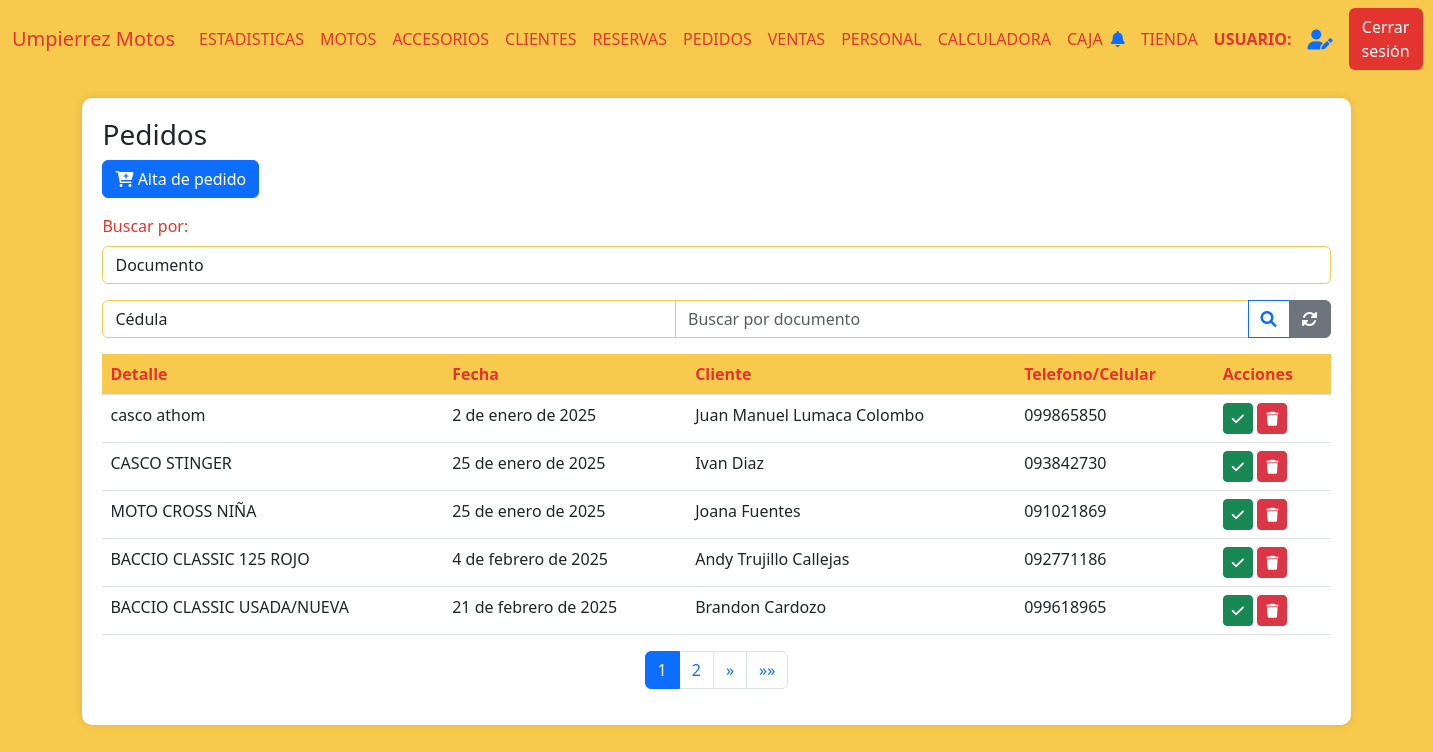
The app's page /pedidos with its own data.
### AppUM/models.py (models this page shows)
class Pedidos(models.Model):
    detalle = models.CharField(max_length=200)
    fecha = models.DateField()
    cliente = models.ForeignKey(Cliente, related_name='pedido_cliente', on_delete=models.CASCADE)

class ClienteTelefono(models.Model):
    cliente = models.ForeignKey(Cliente, related_name='cliente_telefono', on_delete=models.CASCADE, null=True)
    telefono = models.CharField(max_length=10)
    principal = models.BooleanField(default=True)

### AppUM/views.py (the view)
# urls.py: path('pedidos', views.pedidos,name="Pedidos"),
def pedidos(req):
        pedidos = Pedidos.objects.all().order_by('fecha')
        data = []
        for pedido in pedidos:
            cliente = Cliente.objects.get(id=pedido.cliente_id)
            cliente_telefono = ClienteTelefono.objects.filter(cliente_id=pedido.cliente_id,principal=1).first()
            data.append({
                "id_pedido":pedido.id,
                "pedido":pedido.detalle,
                "fecha":pedido.fecha,
                "cliente":cliente.nombre + " " + cliente.apellido,
                "telefono":cliente_telefono.telefono
            })
        page_obj = funcion_paginas_varias(req,data)
        return render(req,"perfil_administrativo/pedidos/pedidos.html",{'page_obj': page_obj})

### AppUM/context_processors.py (called while the page is built)
def cantidad_solicitudes_no_leidas(req):
    if req.user.is_authenticated:
        usuario = req.user
        usuario_actual = Personal.objects.filter(usuario=usuario.username).first()
        notificaciones = NotificacionPersonal.objects.filter(personal=usuario_actual,leido=0).count()
    else:
        notificaciones = 0
    return {'notificaciones': notificaciones}

### AppUM/functions.py (called while the page is built)
def funcion_paginas_varias(req,instancia_model):
    paginator = Paginator(instancia_model, 5)  # 5 motos por página
    page_number = req.GET.get('page')  # Obtiene el número de página desde la URL
    page_obj = paginator.get_page(page_number)
    return page_obj

### AppUM/templates/perfil_administrativo/pedidos/pedidos.html (shortened to what this page needs)
{% extends "perfil_administrativo/padre_perfil_administrativo.html" %}
{% load static %}
{% block contenidoQueCambia %}
<link href="https://cdnjs.cloudflare.com/ajax/libs/font-awesome/6.0.0/css/all.min.css" rel="stylesheet">
<link href="https://cdn.jsdelivr.net/npm/bootstrap-icons@1.10.0/font/bootstrap-icons.css" rel="stylesheet">
<div class="table-container" id="inventarios">
    <h3>Pedidos</h3>
    <a href="{% url 'ClientePedido' %}" class="btn btn-primary mb-3">
        <i class="fas fa-cart-plus"></i> Alta de pedido
    </a>
    <div class="mb-3">
        <label for="estado" class="form-label">Buscar por:</label>
        <select class="form-control" name="tipo_busqueda" id="tipo_busqueda" onchange="tipo_busqueda()">
            <option value="documento">Documento</option>
        </select>
    </div>
    <form action="{% url 'PedidoPorDocumento' %}" enctype="multipart/form-data" method="get" id="busqueda_documento">{% csrf_token %}
        <div class="input-group mb-3">
            <select class="form-control" name="fsfsdfadgsadg">
                <option value="CI">Cédula</option>
            </select>
            <input type="number" name="documento" class="form-control" placeholder="Buscar por documento">
            <button class="btn btn-outline-primary" type="submit">
                <i class="fas fa-search"></i>
            </button>
            <a href="" class="btn btn-secondary">
                <i class="fas fa-sync-alt"></i>
            </a>
        </div>
    </form>
    <table class="table">
        <thead>
            <tr>
                <th>Detalle</th>
                <th>Fecha</th>
                <th>Cliente</th>
                <th>Telefono/Celular</th>
                <th>Acciones</th>
            </tr>
        </thead>
        <tbody>
            {% if page_obj %}
                {% for pedido in page_obj %}
                <tr>
                    <td>{{ pedido.pedido }}</td>
                    <td>{{ pedido.fecha }}</td>
                    <td>{{ pedido.cliente }}</td>
                    <td>{{ pedido.telefono }}</td>
                    <td>
                        <a href="{% url 'CerrarPedido' pedido.id_pedido %}"><button class="btn btn-sm btn-success"><i class="fas fa-check"></i></button></a>
                        <a href="{% url 'BajaPedido' pedido.id_pedido %}"><button class="btn btn-sm btn-danger"><i class="fas fa-trash"></i></button></a>
                    </td>
                </tr>
                {% endfor %}
            {% else %}
                <tr>
                    <td colspan="9" class="text-center text-muted">
                        No hay registros de pedidos.
                    </td>
                </tr>
            {% endif %}
        </tbody>
    </table>
    <nav aria-label="Page navigation">
        <ul class="pagination justify-content-center">
            {% for num in page_obj.paginator.page_range %}
            <li class="page-item {% if page_obj.number == num %}active{% endif %}">
                <a class="page-link" href="?page={{ num }}">{{ num }}</a>
            </li>
            {% endfor %}
            {% if page_obj.has_next %}
            <li class="page-item">
                <a class="page-link" href="?page={{ page_obj.next_page_number }}" aria-label="Siguiente">
                    <span aria-hidden="true">&raquo;</span>
                </a>
            </li>
            <li class="page-item">
                <a class="page-link" href="?page={{ page_obj.paginator.num_pages }}" aria-label="Última">
                    <span aria-hidden="true">&raquo;&raquo;</span>
                </a>
            </li>
            {% endif %}
        </ul>
    </nav>
</div>
{% endblock %}

### AppUM/static/css/styles.css (style rules this page uses)
body { background-color: #f7ca4d; }
.form-label { color: #e3342f; }
.form-control { border-color: #f7ca4d; }
.table-container { background-color: #fff; border-radius: 10px; padding: 20px; box-shadow: 0px 0px 10px rgba(0, 0, 0, 0.1); margin: 20px auto; max-width: 90%; }
.table th { background-color: #f7ca4d; color: #e3342f; }

### records on screen
Pedidos: pedido "casco athom", fecha "2 de enero de 2025"
ClienteTelefono: telefono "099865850"
Pedidos: pedido "CASCO STINGER", fecha "25 de enero de 2025"
ClienteTelefono: telefono "093842730"
Pedidos: pedido "MOTO CROSS NIÑA", fecha "25 de enero de 2025"
ClienteTelefono: telefono "091021869"
Pedidos: pedido "BACCIO CLASSIC 125 ROJO", fecha "4 de febrero de 2025"
ClienteTelefono: telefono "092771186"
Pedidos: pedido "BACCIO CLASSIC USADA/NUEVA", fecha "21 de febrero de 2025"
ClienteTelefono: telefono "099618965"

### other values on screen
{{ pedido.cliente }} "Juan Manuel Lumaca Colombo" "Ivan Diaz" "Joana Fuentes" "Andy Trujillo Callejas" "Brandon Cardozo"
{{ num }} "1" "2"
